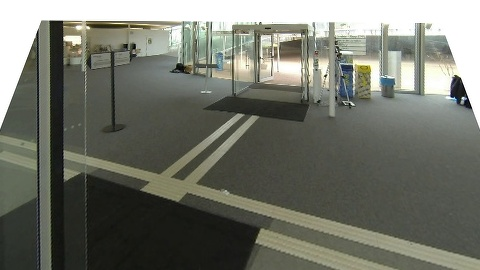
#> input picture cam2.jpeg, 480 x 270 px
$ jupyter execute --allow-errors heatmap.ipynb
#> lines starting #> are read from the running program, lines starting #| are printed output that depends on the picture
[cell 1]
import cv2
import numpy as np
import json
import matplotlib.pyplot as plt

#> (a cell that did not finish here is left out)

[cell 3]
#read bounding boxes
import json
with open('boxes/camera2.txt','r') as f:
#> (reads boxes/camera2.txt from the repository)
    data = json.load(f)
    f.close()
points_per_frame = []
for frame in data:
    temp = []
    for frame_data in frame:
        dic = {}
        dic['class'] = frame_data['class']
        dic['pointx'] = frame_data['start_X'] + (frame_data['width']/2)
        dic['pointy'] = frame_data['start_Y'] + (frame_data['height']/2)
        temp.append(dic)
    points_per_frame.append(temp)

[cell 4]
points_per_frame[0]

[cell 5]
#gaussian kernel
ksize = 27
std = 0.3*((ksize-1)*0.5 - 1) + 0.8
x = cv2.getGaussianKernel(ksize,8)
x = (x*x.T)
x=x/np.max(x)
plt.imshow(x,cmap='gray')
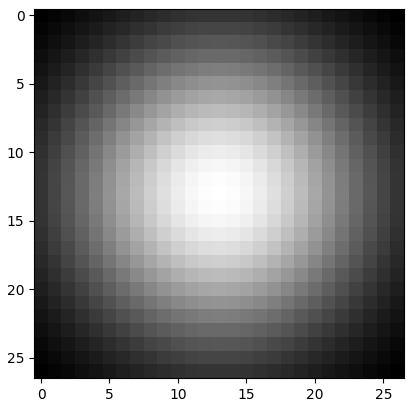
#> figure drawn by matplotlib, 1 panel

[cell 6]
width = 600
height = 300
img = np.zeros((height,width,3),dtype=np.float32)
colored = cv2.applyColorMap((x*255).astype(np.uint8),cv2.COLORMAP_JET)
colored = cv2.cvtColor(colored,cv2.COLOR_BGR2RGB).astype(np.float32)/255
plt.imshow(colored)
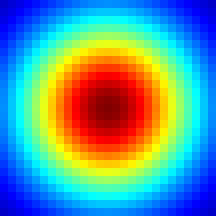
#> shown: shape (27, 27, 3) float32 (shown 8 times larger); mean R, G, B 0.369, 0.595, 0.61

[cell 7]
img2  = cv2.cvtColor(cv2.imread('cam2.jpeg'),cv2.COLOR_BGR2RGB)/255
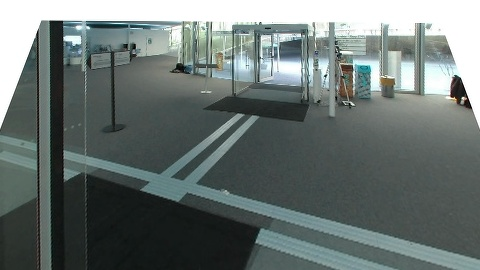
#> img2: shape (270, 480, 3) float64; mean B, G, R 0.448, 0.457, 0.418
img2 = cv2.resize(img2,(600,300))
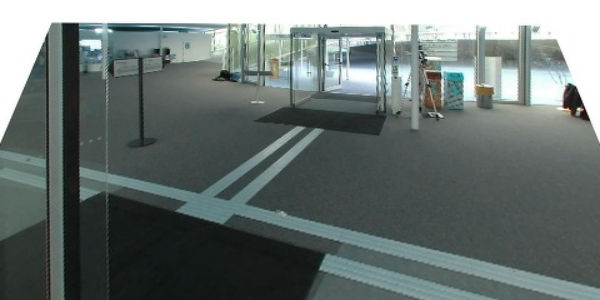
#> img2: shape (300, 600, 3) float64; mean B, G, R 0.448, 0.457, 0.418
plt.imshow(img2)

[cell 8]
for i in points_per_frame[0]:
    if i['pointy']+int(ksize/2) >= 300 or i['pointx'] + int(ksize/2) >= 600:
        continue
    point_on_img = img[int(i['pointy'])-int(ksize/2):int(i['pointy'])+ int(ksize/2) + 1,int(i['pointx'])-int(ksize/2):int(i['pointx'])+ int(ksize/2) + 1,:]
    new_points =(point_on_img + colored)
    img[int(i['pointy'])-int(ksize/2):int(i['pointy'])+ int(ksize/2) + 1,int(i['pointx'])-int(ksize/2):int(i['pointx'])+ int(ksize/2) + 1,:] = new_points
img /= img.max(axis=(0,1))
plt.imshow(img)
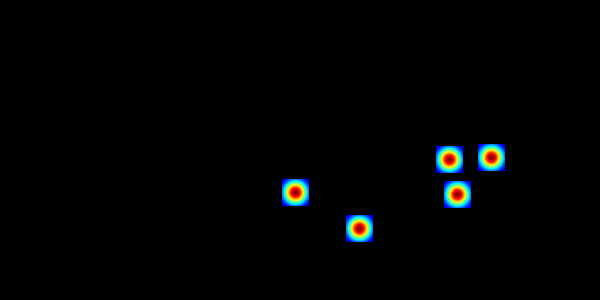
#> shown: shape (300, 600, 3) float32; mean R, G, B 0.00748, 0.0121, 0.0124

[cell 9]
gray_img = cv2.cvtColor(img,cv2.COLOR_RGB2GRAY)
mask = np.where(gray_img > 0.01,1.0,0.0)
inv_mask = np.where(gray_img > 0.01,0.0,1.0)
plt.imshow(inv_mask,cmap='gray')
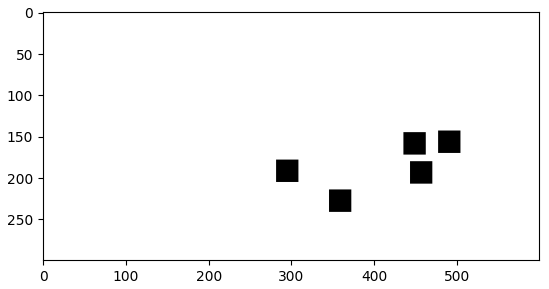
#> figure drawn by matplotlib, 1 panel

[cell 10]
inv_mask2 = np.ones((300,600,3),dtype=np.float32) * ((inv_mask)[:,:,None])
plt.imshow(((inv_mask2*img2)+img))
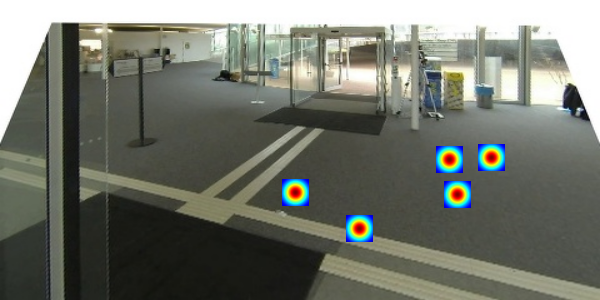
#> shown: shape (300, 600, 3) float64; mean R, G, B 0.449, 0.462, 0.424
